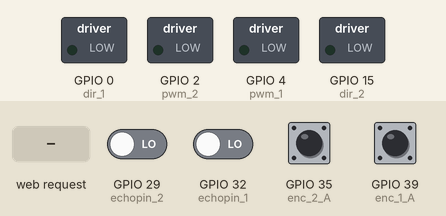
A sketch run on a simulated ESP32. On the bench: switched loads named in the sketch (green lamp = pin HIGH). The test bench sets the inputs (shaded band); at power-on: GPIO 35 (enc_2_A), GPIO 39 (enc_1_A) HIGH, GPIO 29 (echopin_2), GPIO 32 (echopin_1) LOW. WiFi joins after 1.5 s; servers stay silent unless stated; pins used as bus, display or sensor lines are not drawn; what the sketch prints to the serial monitor is not drawn.

Above: at 2.7 s.
2.8 s: HTTP request GET /f received
At 4.5 s:
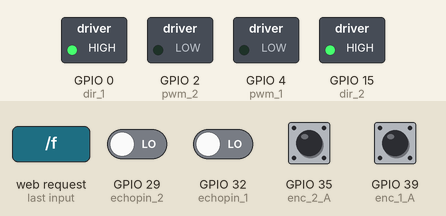
5.0 s: HTTP request GET /r received
At 6.1 s:
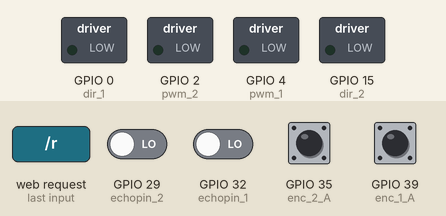
Timing chart, 0 to 8.0 s (numbered marks = the images above; inputs shaded):
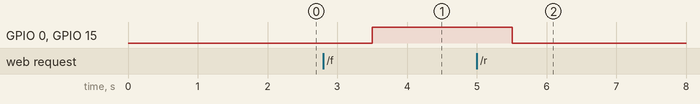

Measured:
- after the input at 2.8 s, GPIO 0 (dir_1), GPIO 15 (dir_2): LOW → HIGH after 0.70 s
- after the input at 5.0 s, GPIO 0 (dir_1), GPIO 15 (dir_2): HIGH → LOW after 0.51 s

The sketch:

Final_with_ESP.ino
```cpp
#include <WiFi.h>
#include <WiFiClient.h>
#include <WiFiServer.h>

const char* ssid = "Micromax HS2";
const char* password = "Micromax";

WiFiClient client;
WiFiServer server(80);
String data = "";

#define pwm_1 4
#define dir_1 0
#define pwm_2 2
#define dir_2 15
int rpm = 0;

#define enc_1_A 39
#define enc_1_B 36
#define enc_2_A 35
#define enc_2_B 34
int count_pulses_1 = 0;
int count_pulses_2 = 0;
int count_avg = 0;
int gear_ratio = 18000/30;
int cpr = 30420;
int ppr = cpr/4;
float wheel_circumference = 2*3.141593*5; // value in cm
int total_distance = 0;
int total_displacement = 0;

#define trigpin_1 33
#define echopin_1 32
int height_1 = 0;
long duration_1 = 0.0;

#define trigpin_2 27
#define echopin_2 29
int height_2 = 0;
long duration_2 = 0.0;

void setup() {
  // put your setup code here, to run once:

  pinMode(dir_1, OUTPUT);
  pinMode(dir_2, OUTPUT);
  pinMode(pwm_1, OUTPUT);
  pinMode(pwm_2, OUTPUT);

  pinMode(enc_1_A,INPUT); // sets the Encoder_output_A pin as the input
  pinMode(enc_1_B,INPUT); // sets the Encoder_output_B pin as the input
  attachInterrupt(digitalPinToInterrupt(enc_1_A),DC_Motor_Encoder_1,RISING);
  pinMode(enc_2_A,INPUT); // sets the Encoder_output_A pin as the input
  pinMode(enc_2_B,INPUT); // sets the Encoder_output_B pin as the input
  attachInterrupt(digitalPinToInterrupt(enc_2_A),DC_Motor_Encoder_2,RISING);

  pinMode(trigpin_1,OUTPUT);
  pinMode(echopin_1,INPUT);
  pinMode(trigpin_2,OUTPUT);
  pinMode(echopin_2,INPUT);

  Serial.begin(115200);
  Serial.println("Connecting to WIFI");
  WiFi.begin(ssid, password);
  while ((!(WiFi.status() == WL_CONNECTED))){
    delay(500);
    Serial.print("...");
  }
  Serial.println("WiFi connected");
  Serial.println("ESP32 Local IP is : ");
  Serial.print((WiFi.localIP()));
  server.begin();
}

void loop() {
  digitalWrite(trigpin_1,LOW);
  delayMicroseconds(2);
  digitalWrite(trigpin_1,HIGH);
  delayMicroseconds(10);
  duration_1=pulseIn(echopin_1,HIGH);
  height_1 =(duration_1/2)*(0.034);
  Serial.println(height_1);
  Serial.print(" cm");

  digitalWrite(trigpin_2,LOW);
  delayMicroseconds(2);
  digitalWrite(trigpin_2,HIGH);
  delayMicroseconds(10);
  duration_2=pulseIn(echopin_2,HIGH);
  height_2=(duration_2/2)*(0.034);
  Serial.println(height_2);
  Serial.print(" cm");

  client = server.available();
    if (!client){
      return;
      }
    data = checkClient();
    String dataVal = data.substring(1, data.length());
    String rt = data.substring(0, 1);
    Serial.println(data);

    Serial.println(count_pulses_1);
    Serial.println(count_pulses_2);
    int count_variation = count_pulses_1 - count_pulses_2;
    Serial.println(count_variation);
    int displacement = calc_distance(count_pulses_1, count_pulses_2);
    total_distance = total_distance + displacement;
    Serial.println(total_displacement);

    if (rt == "f"){
      Serial.println("Forward");
      rpm = dataVal.toInt();
      forward(rpm);
      total_displacement = total_displacement + displacement;
    }
    else if (rt == "r"){
      Serial.println("Reverse");
      rpm = dataVal.toInt();
      reverse(rpm);
      total_displacement = total_displacement - displacement;
    }
    else if ((rt == "s") || (height_1 >= 15) || (height_2 >= 15)){
      Serial.println("Stop");
      brake();
    }

    Serial.println(count_pulses_1);
    Serial.println(count_pulses_2);
    String response = "HTTP/1.1 200 OK\r\nContent-Type: text/html\r\n\r\n";
    response += String(total_distance);
    client.print(response);
    Serial.println(response);
}

String checkClient (void){
  while(!client.available()){
  delay(1);
  Serial.println(".");}
  Serial.println("Client Found");
  String request = client.readStringUntil('\r');
  request.remove(0, 5);
  request.remove(request.length()-9,9);
  return request;
}

void forward(int rpm){
      analogWrite(pwm_1, rpm);
      analogWrite(pwm_2, rpm);
      digitalWrite(dir_1, HIGH);
      digitalWrite(dir_2, HIGH);
}

void reverse(int rpm){
      analogWrite(pwm_1, rpm);
      analogWrite(pwm_2, rpm);
      digitalWrite(dir_1, LOW);
      digitalWrite(dir_2, LOW);
}

void brake(){
      analogWrite(pwm_1, 0);
      analogWrite(pwm_2, 0);
}

void DC_Motor_Encoder_1(){
  int b = digitalRead(enc_1_B);
  if(b > 0){
    count_pulses_1 = count_pulses_1 + 1;
  }
  else{
    count_pulses_1 = count_pulses_1 - 1;
  }
}

void DC_Motor_Encoder_2(){
  int c = digitalRead(enc_2_B);
  if(c > 0){
    count_pulses_2 = count_pulses_2 + 1;
  }
  else{
    count_pulses_2 = count_pulses_2 - 1;
  }
}

int calc_distance(int count_1, int count_2){
  int count_value = (count_pulses_1/4) + (count_pulses_2/4);
  count_avg = (count_value)/2 ;
  Serial.println(count_avg);
  // Distance traveled = (ticks ÷ (CPR × gear ratio)) × circumference of wheel
  int distance = (count_avg / (ppr * gear_ratio)) * wheel_circumference;
  Serial.println(distance);
  return distance;
}
```
